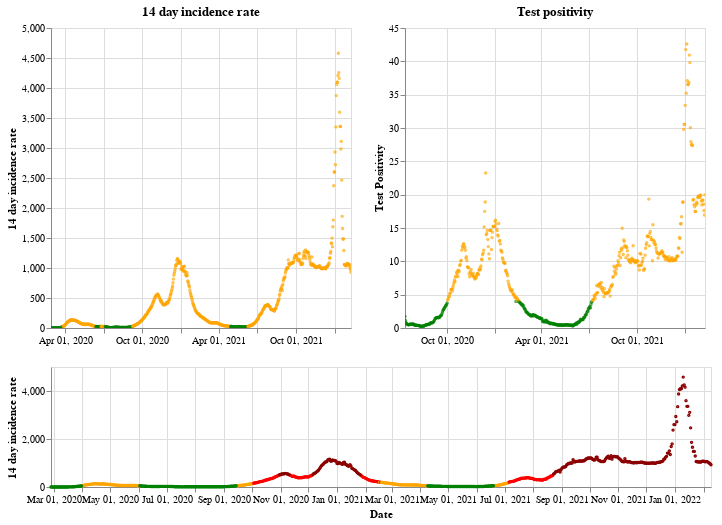

Source (notebook cell):
### Markdown cell above
## Wales

### Code cell
plot_traffic_light('Wales')

### Figure 1 — Vega-Lite specification as saved in the notebook (floating-point values rounded to 4 significant figures; data arrays with more than 128 entries replaced by an {"elided": "..."} marker saying what was removed)
{"config": {"view": {"continuousWidth": 400, "continuousHeight": 300}}, "vconcat": [{"hconcat": [{"mark": {"type": "point", "size": 2}, "encoding": {"color": {"condition": {"value": "green", "test": "(datum.twoWeeklyCasesRate <= 25)"}, "value": "orange"}, "tooltip": [{"type": "nominal", "field": "areaName"}, {"type": "temporal", "field": "date"}, {"type": "quantitative", "field": "twoWeeklyCasesRate"}, {"type": "quantitative", "field": "testPositivity"}], "x": {"type": "temporal", "axis": {"title": ""}, "field": "date", "scale": {"domain": {"selection": "DateBrush"}}, "timeUnit": "yearmonthdate"}, "y": {"type": "quantitative", "axis": {"title": "14 day incidence rate"}, "field": "twoWeeklyCasesRate"}}, "title": "14 day incidence rate", "width": 300}, {"mark": {"type": "point", "size": 2}, "encoding": {"color": {"condition": {"value": "green", "test": "(datum.testPositivity <= 4)"}, "value": "orange"}, "tooltip": [{"type": "nominal", "field": "areaName"}, {"type": "temporal", "field": "date"}, {"type": "quantitative", "field": "twoWeeklyCasesRate"}, {"type": "quantitative", "field": "testPositivity"}], "x": {"type": "temporal", "axis": {"title": ""}, "field": "date", "scale": {"domain": {"selection": "DateBrush"}}, "timeUnit": "yearmonthdate"}, "y": {"type": "quantitative", "axis": {"title": "Test Positivity"}, "field": "testPositivity"}}, "title": "Test positivity", "width": 300}]}, {"layer": [{"mark": {"type": "point", "size": 2}, "encoding": {"color": {"condition": {"value": "orange", "test": "(((datum.testPositivity < 4) && (datum.twoWeeklyCasesRate >= 50)) && (datum.twoWeeklyCasesRate < 200))"}, "value": "red"}, "opacity": {"condition": {"value": 1, "test": "((datum.twoWeeklyCasesRate >= 50) && (datum.twoWeeklyCasesRate < 500))"}, "value": 0}, "tooltip": [{"type": "nominal", "field": "areaName"}, {"type": "temporal", "field": "date"}, {"type": "quantitative", "field": "twoWeeklyCasesRate"}, {"type": "quantitative", "field": "testPositivity"}], "x": {"type": "temporal", "axis": {"title": "Date"}, "field": "date", "timeUnit": "yearmonthdate"}, "y": {"type": "quantitative", "axis": {"title": "14 day incidence rate"}, "field": "twoWeeklyCasesRate"}}, "selection": {"DateBrush": {"type": "interval", "encodings": ["x"], "fields": ["Time"]}}}, {"mark": {"type": "point", "size": 2}, "encoding": {"color": {"value": "darkred"}, "opacity": {"condition": {"value": 1, "test": "(datum.twoWeeklyCasesRate >= 500)"}, "value": 0}, "tooltip": [{"type": "nominal", "field": "areaName"}, {"type": "temporal", "field": "date"}, {"type": "quantitative", "field": "twoWeeklyCasesRate"}, {"type": "quantitative", "field": "testPositivity"}], "x": {"type": "temporal", "axis": {"title": "Date"}, "field": "date", "timeUnit": "yearmonthdate"}, "y": {"type": "quantitative", "axis": {"title": "14 day incidence rate"}, "field": "twoWeeklyCasesRate"}}}, {"mark": {"type": "point", "size": 2}, "encoding": {"color": {"condition": {"value": "green", "test": "((datum.testPositivity < 4) && (datum.twoWeeklyCasesRate < 50))"}, "value": "orange"}, "opacity": {"condition": {"value": 1, "test": "(datum.twoWeeklyCasesRate < 50)"}, "value": 0}, "tooltip": [{"type": "nominal", "field": "areaName"}, {"type": "temporal", "field": "date"}, {"type": "quantitative", "field": "twoWeeklyCasesRate"}, {"type": "quantitative", "field": "testPositivity"}], "x": {"type": "temporal", "axis": {"title": "Date"}, "field": "date", "timeUnit": "yearmonthdate"}, "y": {"type": "quantitative", "axis": {"title": "14 day incidence rate"}, "field": "twoWeeklyCasesRate"}}}], "height": 120, "width": 660}], "data": {"name": "data-13869251d740d4a71e3e5110b73fc47d"}, "$schema": "https://vega.github.io/schema/vega-lite/v4.8.1.json", "datasets": {"data-13869251d740d4a71e3e5110b73fc47d": {"elided": "714 records"}}}
